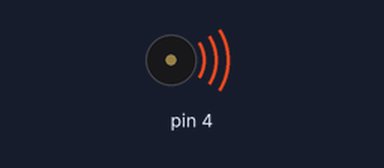
The sketch below on a simulated Arduino Uno, built with avr-gcc and run on an emulated ATmega328P. On the bench: buzzer (waves = sounding).

Above: at 0.1 s.
At 2.1 s:
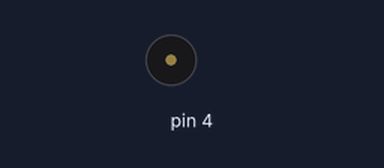
Timing chart, 0 to 3.6 s (numbered marks = the images above):
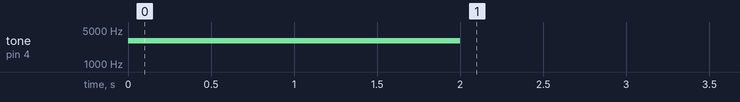

The sketch:

Python_Communication.ino
```cpp
/*
  Arlo-Test-Motor-Connections

  Run this sketch to verify that your Arlo goes forward.
*/

#include <ArloRobot.h>                        // Include Arlo library
#include <SoftwareSerial.h>                   // Include SoftwareSerial library

ArloRobot Arlo;                               // Declare Arlo object
SoftwareSerial ArloSerial(12, 13);            // Declare SoftwareSerial objectu
byte motorVals[2];
                                              // DHB-10 -> I/O 12, DHB-10 <- I/O 13
void setup()                                  // Setup function
{
  tone(4, 3000, 2000);                        // Piezospeaker beep
  Serial.begin(9600);                         // Start terminal serial port

  ArloSerial.begin(19200);
  Arlo.begin(ArloSerial);

  //Arlo.writeMotorPower(100, -100);               // Go forward
  //delay(3000);                                //   for three seconds
  //Arlo.writeMotorPower(50, 50);
  //delay(3000);
  //Arlo.writeMotorPower(-50, -50);               // - - Turn left
  //delay(3000);
  //Arlo.writeMotorPower(20, 20);
  //delay(400);
  //Arlo.writeMotorPower(0, 0);
}

void loop() {
  if (Serial.available() > 0) {
    Serial.readBytes(motorVals, 2);

    while (Serial.available() > 0) {
      Serial.read();
    }

    Arlo.writeMotorPower(motorVals[0]*2-127, motorVals[1]*2-127);
  }
}
```

Measured:
- by itself, tone on pin 4: silent → 3000 Hz at 0.00 s, → silent 2.0 s later
